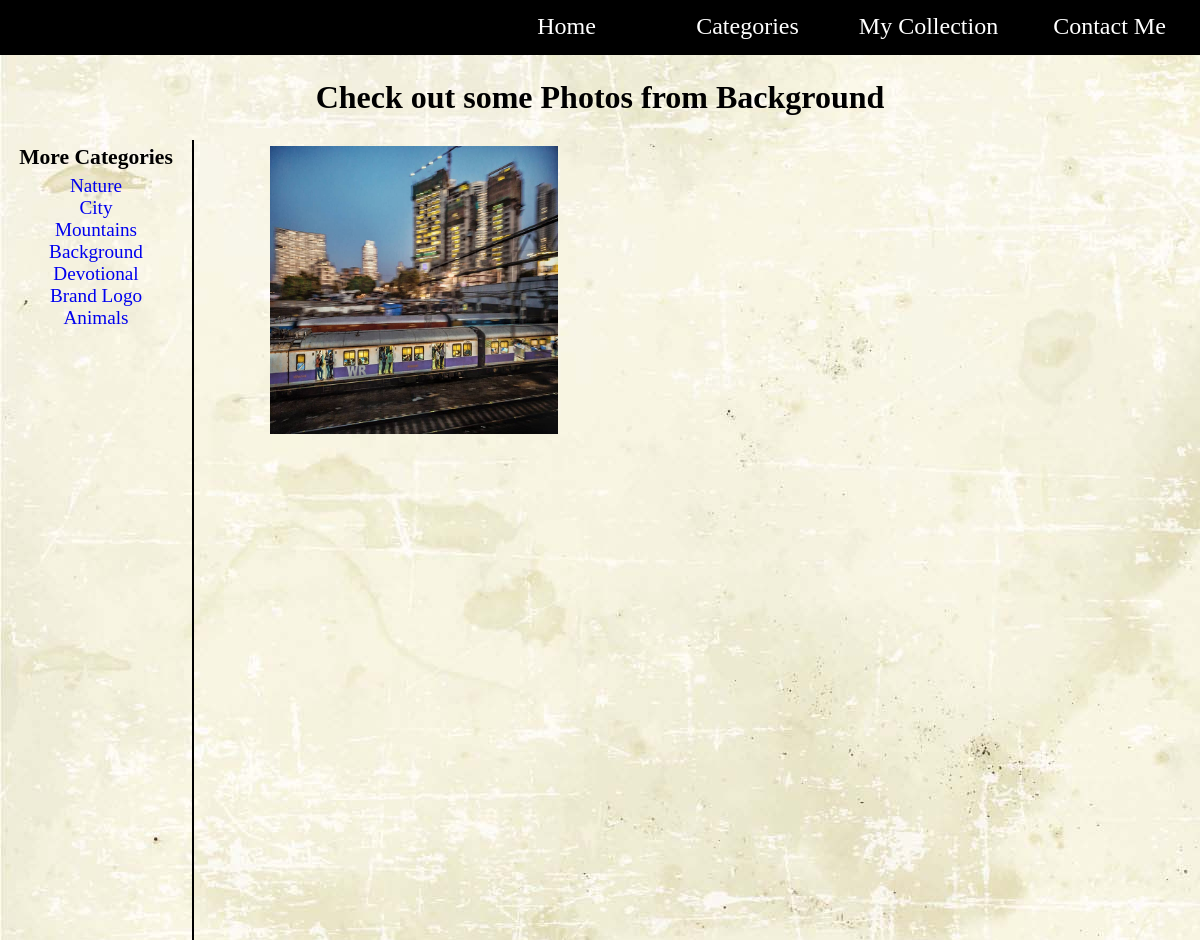
Screenshot of /categories/4/ with the database file from the repository.
### home/models.py (models this page shows, shortened)
class Categories(models.Model):
    category_name = models.CharField(max_length=200)
    category_description = models.CharField(max_length=1000)
    def __str__(self):
        return self.category_name

class Photo(models.Model):
    format_of_tags = (
        ('PNG', 'PNG'),
        ('JPG', 'JPG'),
        ('JPEG', 'JPEG'),
        ('Exif', 'Exif'),
        ('GIF', 'GIF'),
        ('WEBP', 'WEBP'),
        ('SVG', 'SVG'),
    )
    title = models.CharField(max_length=150)
    format = models.CharField(max_length=20, choices=format_of_tags, blank=False)
    tags = models.CharField(max_length=250)
    original_pic = models.ImageField()
    description = models.CharField(max_length=1000)
    photographer = models.ForeignKey('Photographer', on_delete=models.CASCADE)
    category = models.ForeignKey('Categories', on_delete=models.CASCADE, default=0)

### home/views.py (the view)
# urls.py: url(r'^categories/(?P<cat_id>[0-9]+)/$', views.categories, name='categories'),
def categories(request, cat_id):
    cat_obj = get_object_or_404(Categories, pk=cat_id)
    cat_pics = Photo.objects.filter(category=cat_id)
    template = loader.get_template('category.html')
    context['catObject'] = cat_obj
    context['catPics'] = cat_pics
    return HttpResponse(template.render(context, request))

### home/context_processors.py (called while the page is built)
def categories_processor(request):
    categories = Categories.objects.all()
    return {'categories': categories}

### home/templates/category.html (shortened to what this page needs)
{% extends 'base.html' %}
{% block content %}
  {% load static %}
  <link rel="stylesheet" href="{% static 'home/categorystyle.css' %}">
  <h1 align="center">Check out some Photos from {{catObject}}</h1>
  <div class="sidebar">
    <h3>More Categories</h3>
    {% for cate in cat %}
      <a href="/categories/{{cate.id}}" class="sideLink">{{ cate }}</a><br>
    {% endfor %}
  </div>
  <div id="line">
  </div>
  <div class="containerCat">
    {% for photo in catPics %}
      <a href="/details/{{ photo.id }}" class="boxCat"><img src="{{ photo.original_pic.url }}" alt="Image not found"></a>
    {% endfor %}
  </div>
{% endblock %}

### static/PicMesh/style.css (style rules this page uses)
body { margin: 0px; padding: 0px; font-family: serif; background: url(back.jpg); border-style: none; width: inherit; }
a { text-decoration: none; }

### home/static/home/categorystyle.css (style rules this page uses)
* { margin: 0px; padding: 0px; }
h1 { margin: 2vw; }
.sidebar { float: left; height: 94vh; width: 16vw; text-align: center; }
h3 { font-size: 1.8vw; margin: 5px; }
.sideLink { margin: 0.2vw; padding:0.2vw; text-decoration: none; font-size: 1.6vw; }
#line { display: inline-block; background-color: #000; height: 100vh; width: 0.2vw; }
.containerCat { display: grid-inline; grid-gap: 10px; grid-template-columns: 27vw 27vw 27vw ; color: #444; height: 400px; width: 78vw; float:right; }
img { float:left; margin: 0.5vw; margin-bottom: 1vw; width: 24vw; height: 24vw; }

### rows the page displays
Categories: category_name "Background"
Categories: category_name "Nature"
Categories: category_name "City"
Categories: category_name "Mountains"
Categories: category_name "Devotional"
Categories: category_name "Brand Logo"
Categories: category_name "Animals"
Photo: original_pic (picture)
